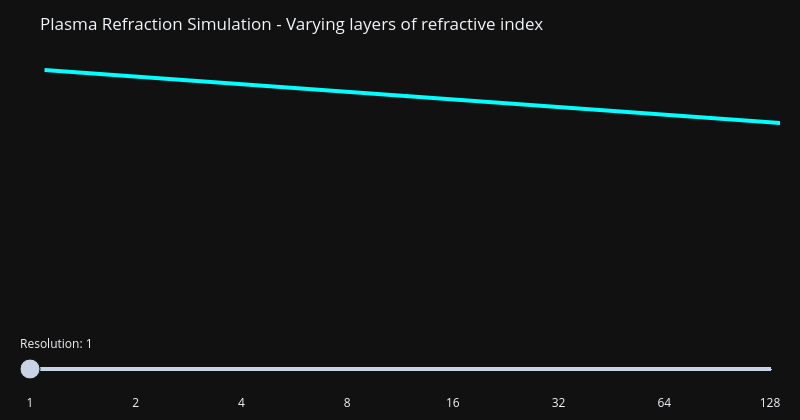

The code cell stored with this chart in its notebook:
### Code cell
import numpy as np
import plotly.graph_objects as go



def calculate_turning_path(num_layers, total_h=10, n_start=1.0, n_end=0.1):
    """Calculates a ray that bends from an initial angle to a horizontal path."""
    theta_init_rad = np.radians(25) # Starts at 25 degrees from the normal
    n_values = np.linspace(n_start, n_end, num_layers + 1)
    dy = total_h / num_layers
    
    # Start at the top edge (Y=5)
    x = [0]
    y = [total_h / 2]
    
    curr_x, curr_y = 0, total_h / 2
    curr_theta = theta_init_rad
    is_parallel = False

    for i in range(num_layers):
        if not is_parallel:
            # Snell's Law: n1 * sin(t1) = n2 * sin(t2)
            # Rearranged: sin(t2) = (n_in / n_out) * sin(t1)
            sin_out = (n_values[i] * np.sin(curr_theta)) / n_values[i+1]
            
            if sin_out >= 1.0:
                # Critical angle reached! Ray turns parallel.
                is_parallel = True
                # Move to the boundary where it turned
                curr_x += dy * np.tan(np.radians(85)) # Near-parallel step
                curr_y -= dy
            else:
                curr_theta = np.arcsin(sin_out)
                curr_x += dy * np.tan(curr_theta)
                curr_y -= dy
            
            x.append(curr_x)
            y.append(curr_y)
        else:
            # Ray is now parallel; keep the same Y and move to the right edge
            pass 

    # Final horizontal extension to the edge of the graph
    x.append(30)
    y.append(y[-1])
        
    return x, y

# --- 1. Prepare Plotly Steps ---
resolutions = [1, 2, 4, 8, 16, 32, 64, 128]
fig = go.Figure()

for i, res in enumerate(resolutions):
    xr, yr = calculate_turning_path(res)
    fig.add_trace(go.Scatter(
        x=xr, y=yr, mode='lines',
        line=dict(color='cyan', width=4, shape='spline' if res > 20 else 'linear'),
        visible=(i == 0)
    ))

# --- 2. Generate Gradient Blocks ---
all_shape_sets = []
for res in resolutions:
    dy = 10 / res
    shapes = []
    for j in range(res):
        shapes.append(dict(
            type="rect", x0=-2, x1=30, y0=5-(j+1)*dy, y1=5-j*dy,
            fillcolor="purple", opacity=min(0.05 + (j/res)*0.4, 0.5),
            line=dict(color="rgba(255,255,255,0.1)", width=0.5 if res < 32 else 0),
            layer="below"
        ))
    all_shape_sets.append(shapes)

# --- 3. Slider Setup ---
steps = []
for i in range(len(resolutions)):
    steps.append(dict(
        method="update", label=str(resolutions[i]),
        args=[{"visible": [j == i for j in range(len(resolutions))]},
              {"shapes": all_shape_sets[i]}]
    ))

# --- 4. Layout ---
fig.update_layout(
    title="Plasma Refraction Simulation - Varying layers of refractive index",
    template="plotly_dark",
    xaxis=dict(visible=False, range=[-1, 30]),
    yaxis=dict(visible=False, range=[-5.5, 5.5]),
    sliders=[dict(active=0, steps=steps, currentvalue={"prefix": "Resolution: "}, pad={"t": 50})],
    width=800,
    height=420,
    margin=dict(l=20, r=20, t=60, b=20)
)

fig.show()
